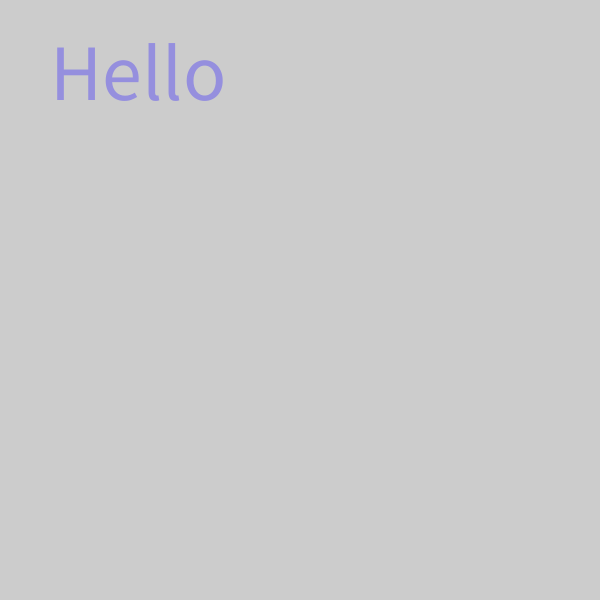
Frame 1 (no input)
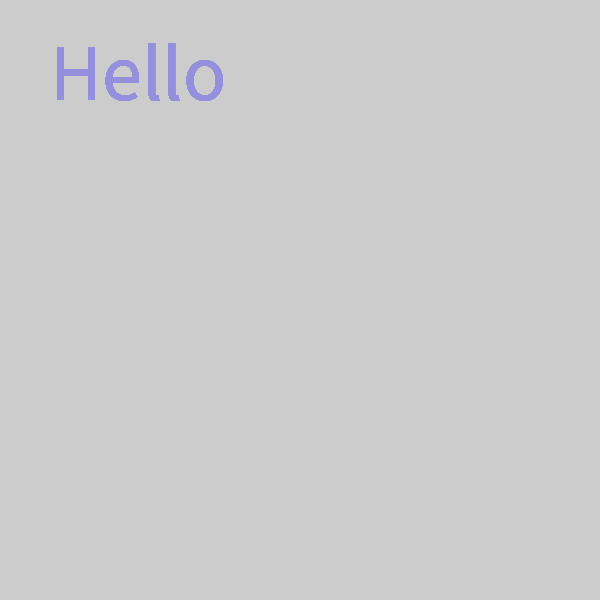
Frame 60 (the mouse pressed at the canvas centre just before this capture)
Frame 120 (the mouse held since frame 60 and released just before this capture): identical to frame 60, image omitted

The Processing sketch that drew these frames (run headless with seeded random() and noise(); from frame 60 on, the mouse is pressed at the canvas centre):

// Processing sketch: week08_2_textsize
// ── week08_2_textsize.pde
void setup(){
  size(600,600);//視窗大小
  fill(#958FDE);//文字顏色
  textSize(80);
}
void draw(){
  text("Hello",50,100);
}
